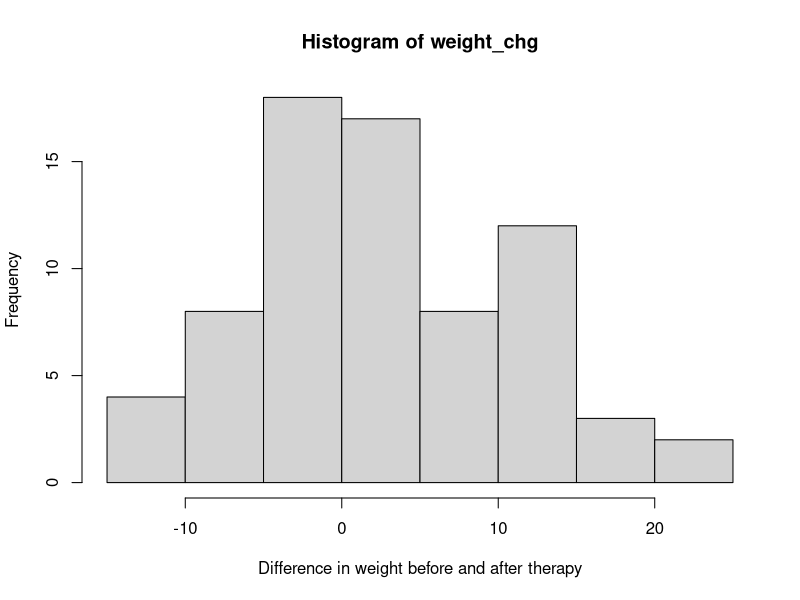

This figure's R source: (Note: this script raises an error after producing the figure.)
## -----------------------------------------------------------------------------
#| include: false

invisible(NULL)
library(dplyr)


## flowchart TD
## A[Unknown Population Parameters<br/>μ, σ, p, etc.] --> B[Probability Model<br/>Normal, Binomial, etc.]
## B --Random sampling mechanism--> D[Observed Sample Data<br/>x₁, x₂, ..., xₙ]
## D --Statistical inference--> A
## 
## style A fill:#ffcccc
## style D fill:#ccffcc

## flowchart TD
##     A[What type of parameter?] --> B[Mean]
##     A --> C[Proportion]
##     A --> D[Categorical Association]
## 
##     B --> E[How many groups?]
##     E --> F[One sample<br/>t.test&#40;x, mu = μ₀&#41;]
##     E --> G[Two samples<br/>t.test&#40;y ~ group&#41;<br/>or<br/>t.test&#40;x1, x2&#41;]
## 
##     C --> H[How many groups?]
##     H --> I[One sample<br/>prop.test&#40;x, n, p = p₀&#41;]
##     H --> J[Two samples<br/>prop.test&#40;c&#40;x1,x2&#41;, c&#40;n1,n2&#41;&#41;]
## 
##     D --> K[Test of independence<br/>chisq.test&#40;table&#40;var1, var2&#41;&#41;]
## 
##     style F fill:#e1f5fe
##     style G fill:#e1f5fe
##     style I fill:#f3e5f5
##     style J fill:#f3e5f5
##     style K fill:#e8f5e8

## -----------------------------------------------------------------------------
#| code-fold: true
#| code-summary: Load the dataset, derive the weight change, and plot
#| echo: true

data(anorexia, package = "MASS")
weight_chg <- anorexia$Postwt - anorexia$Prewt
hist(weight_chg, xlab = "Difference in weight before and after therapy")


## -----------------------------------------------------------------------------
#| echo: true

summary(weight_chg)


## -----------------------------------------------------------------------------
#| echo: true

test_result <- t.test(
  x = weight_chg, # numeric vector of observations
  mu = 0, # value from H0
  alternative = "greater" # what kind of inequality is in HA
)
test_result


## -----------------------------------------------------------------------------
#| echo: true

# do not need "mu" or "alternative" arguments here
# we do need the "level" argument
ci_result <- t.test(x = weight_chg,
                    level = 0.95) 
class(ci_result)
typeof(ci_result)
names(ci_result)
ci_result$conf.int


## flowchart LR
##     A[Eligible Patients<br/>with Epilepsy] --> B[Randomization]
##     B --> C[Treatment Group<br/>Progabide]
##     B --> D[Control Group<br/>Placebo]
##     C --> E[Measure<br/>log Seizure Rate]
##     D --> F[Measure<br/>log Seizure Rate]
##     E --> G[Statistical Comparison<br/>t.test&#40;log.seizure.rate ~ treatment&#41;]
##     F --> G
## 
##     style A fill:#f9f9f9
##     style B fill:#fff2cc
##     style C fill:#e1f5fe
##     style D fill:#ffebee
##     style G fill:#f3e5f5

## -----------------------------------------------------------------------------
#| code-fold: true
#| code-summary: Load and display the epilepsy clinical trial data
#| echo: true

data("epilepsy", package = "HSAUR")
epilepsy <- subset(epilepsy, period == "4")
epilepsy$log.seizure.rate <- log(1 + epilepsy$seizure.rate)
epilepsy$treatment <- relevel(epilepsy$treatment, "Progabide")
str(epilepsy)


## -----------------------------------------------------------------------------
#| echo: true

test_result <- t.test(
  log.seizure.rate ~ treatment,
  data = epilepsy,
  alternative = "less"
)
test_result


## -----------------------------------------------------------------------------
#| code-fold: true
#| code-summary: Define and display the poll results

n <- 2516
poll_data <- tribble(
  ~candidate, ~count,
  "Kamala Harris", 1132,
  "Donald Trump", 1157,
  "All other candidates", 227
) 
poll_data$proportion <- scales::percent(poll_data$count / n, 1)

knitr::kable(poll_data)


## -----------------------------------------------------------------------------
ci_result <- prop.test(x = 1132, n = 2516)$conf.int
ci_result


## -----------------------------------------------------------------------------
prop.test(x = 1132, n = 2516, alternative = "less", p = 0.5)


## flowchart LR
##     A[Eligible Patients<br/>with arthritis] --> B[Randomization]
##     B --> C[Treatment]
##     B --> D[Placebo]
##     C --> E[Proportion of patients<br/>showing marked symptom improvement]
##     D --> F[Proportion of patients<br/>showing marked symptom improvement]
##     E --> G[Statistical Comparison<br/>prop.test]
##     F --> G
## 
##     style A fill:#f9f9f9
##     style B fill:#fff2cc
##     style C fill:#e1f5fe
##     style D fill:#ffebee
##     style G fill:#f3e5f5

## -----------------------------------------------------------------------------
#| code-fold: true
#| code-summary: Load the patient-level data

if(!"vcd" %in% installed.packages()) install.packages("vcd")
data("Arthritis", package = "vcd")
str(Arthritis)


## -----------------------------------------------------------------------------
counts <- with(
  Arthritis,
  table(Treatment, Improved == "Marked",
        dnn = list("treatment", "marked_improvement"))
)
counts
prop.table(counts, margin = 1)
class(counts)


## -----------------------------------------------------------------------------
prop.test(
  counts[c("Treated", "Placebo"),
         c("TRUE", "FALSE")],
  alternative = "greater"
)


## -----------------------------------------------------------------------------
ci_result <- prop.test(counts)$conf.int
ci_result


## -----------------------------------------------------------------------------
#| code-fold: true
#| code-summary: Load and display the Titanic survival data

data("Titanic", package = "datasets")
str(Titanic)


## -----------------------------------------------------------------------------
class_table <- margin.table(Titanic, c("Class", "Survived"))
class_table


## -----------------------------------------------------------------------------
chisq.test(class_table)


## -----------------------------------------------------------------------------
outcome <- matrix(
  c(3, 1,
    1, 3),
  nrow = 2, ncol = 2,
  byrow = TRUE, dimnames = list(guess = c("tea first", "milk first"),
                                truth = c("tea first", "milk first"))
)
outcome


## -----------------------------------------------------------------------------
fisher.test(outcome, alternative = "greater")
